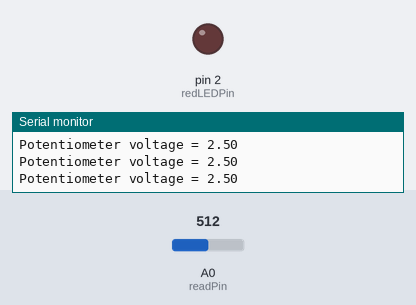
Recording of a sketch running on a simulated Arduino Uno, built with avr-gcc and run on an emulated ATmega328P. Parts: output pins drawn as LEDs (lit = HIGH), the last lines printed to the serial monitor. Dashed ring = blinking. The inputs (shaded band) are chosen by the test bench; at power-on: A0 (readPin) = 512.

Above: at 1.3 s.
1.4 s: A0 (readPin) set to 701
2.9 s: A0 (readPin) set to 724
At 3.4 s:
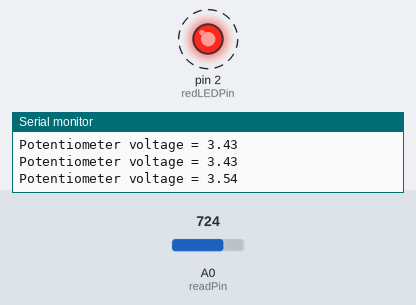
5.9 s: A0 (readPin) set to 716
At 6.4 s:
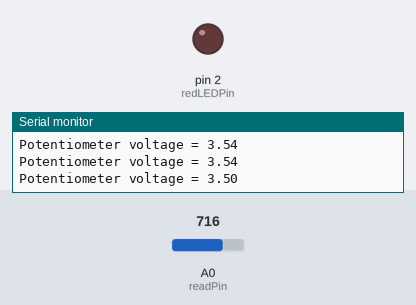
7.4 s: A0 (readPin) set to 900
At 8.3 s:
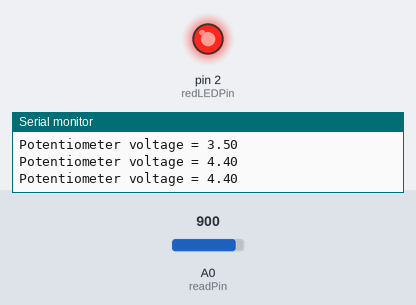
Timing chart, 0 to 10.0 s (numbered marks = the images above; inputs shaded):
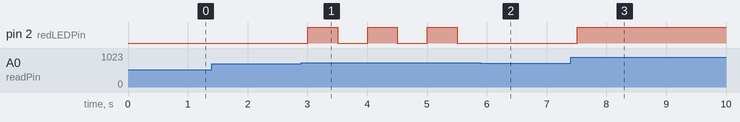

Measured:
- the behaviour switches between 716 and 717 on A0 (readPin) (found by bisection; images 0 and 1)
- after the input at 2.9 s, pin 2 (redLEDPin): alternates HIGH for 0.50 s and LOW for 0.50 s, starting after 0.11 s
- after the input at 5.9 s, pin 2 (redLEDPin): stays LOW (without the input it goes to HIGH after 0.11 s)
- after the input at 7.4 s, pin 2 (redLEDPin): LOW → HIGH after 0.11 s

The sketch:

arduino_tutorial_13.ino
```cpp
/*
 * Tutorial 13 understanding if-statements
 * https://youtu.be/ORNted-NgRM
 */

const int serialBaud = 9600;
const int delayTime = 500;
const int readPin = A0;
const int redLEDPin = 2;
int readVal = 0;
float vOut = 0;
float prevRead = 0;

void setup() {
  // put your setup code here, to run once:
  Serial.begin(serialBaud);
  pinMode(readPin, INPUT);
  pinMode(redLEDPin, OUTPUT);
}

void loop() {
  // put your main code here, to run repeatedly:
  readVal = analogRead(A0);
  vOut = (5./1023.) * readVal;
  Serial.print("Potentiometer voltage = ");
  Serial.println(vOut);

  if (vOut > 4.) {
    digitalWrite(redLEDPin, HIGH);
  } else if (vOut > 3.5) {
    digitalWrite(redLEDPin, HIGH);
    delay(delayTime);
    digitalWrite(redLEDPin, LOW);
  } else {
    digitalWrite(redLEDPin, LOW);
  }

  delay(delayTime);

}
```
